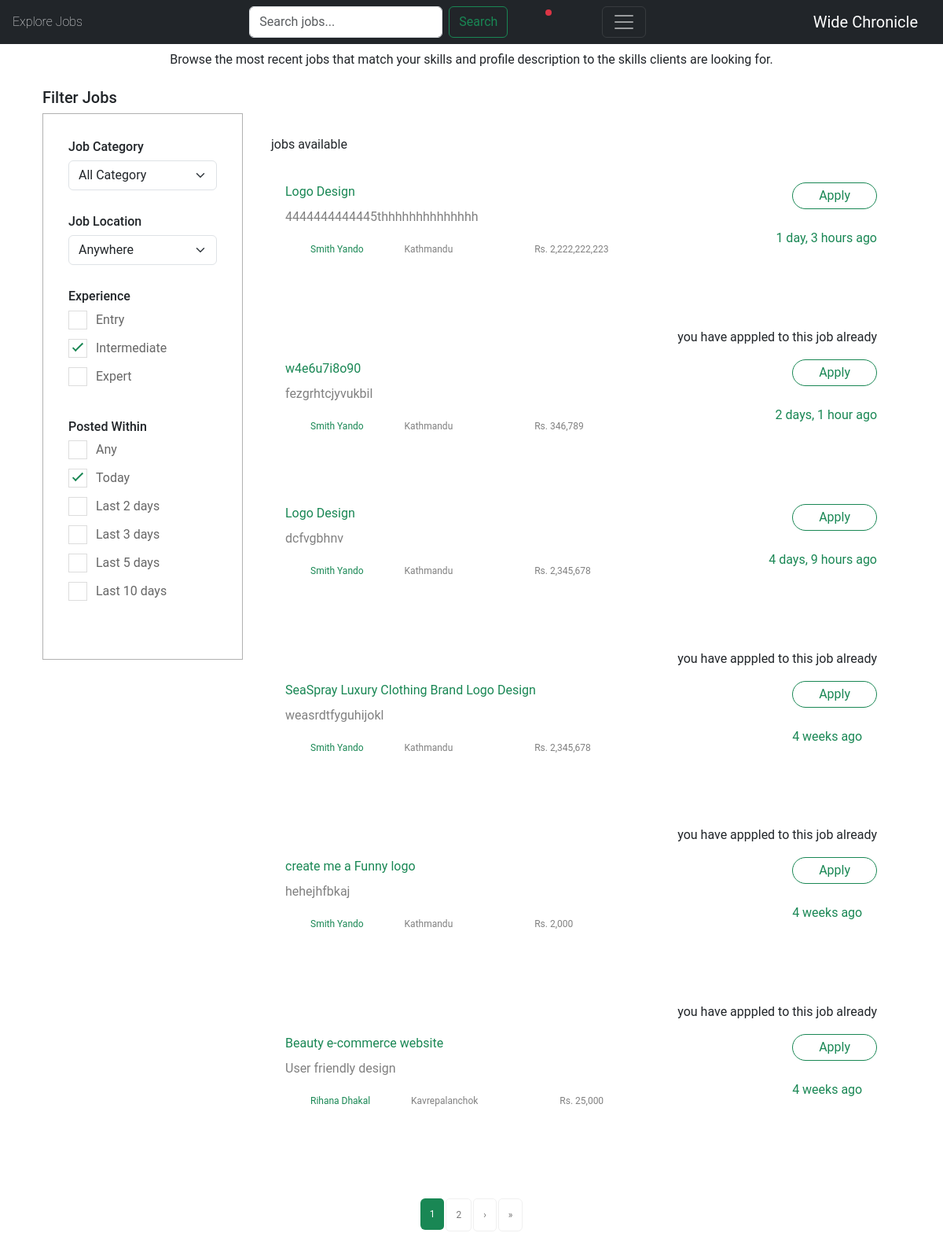
Page /find-work/ (signed in) on the earlier database version.
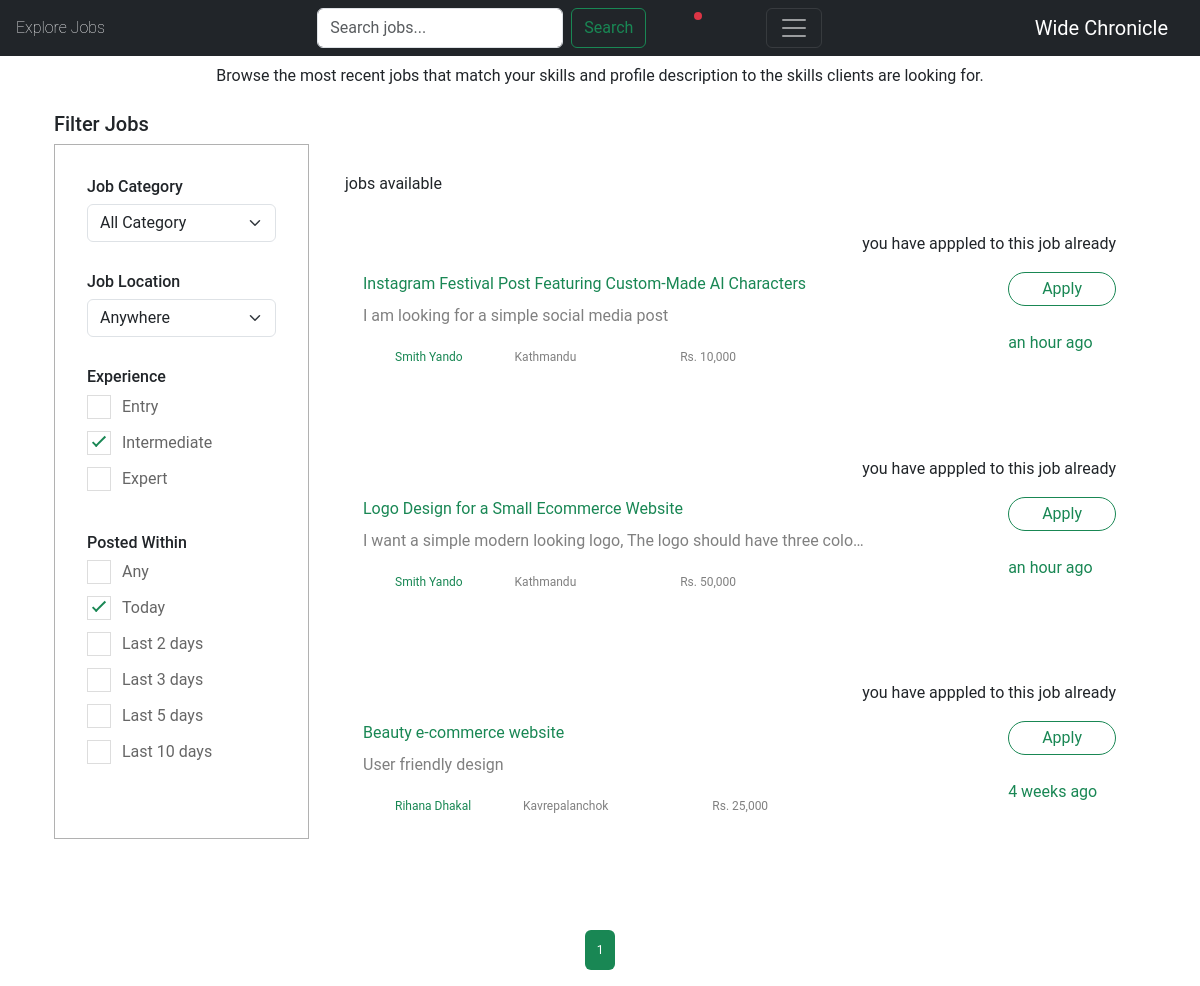
Same page on the later database version.
### jobs/models.py (models this page shows, shortened)
class Job(models.Model):
    buyer = models.ForeignKey(Buyer, on_delete=models.CASCADE)
    title = models.CharField(max_length=200)
    budget = models.IntegerField(validators=[MinValueValidator(1000)])
    description = models.TextField()
    requirement = models.TextField()
    expertise_required = models.CharField(choices=SPECIALITY_CHOICES, max_length=50, default="None" )
    timestamp = models.DateTimeField(auto_now_add=True)
    code = models.CharField(max_length=10, unique=True, primary_key=True,)
    class Meta:
        ordering = ['-timestamp']

class Buyer(models.Model):
    owner = models.OneToOneField(User, on_delete=models.CASCADE, )
    name = models.CharField(max_length=50)
    profile_pic = models.ImageField(upload_to="profile/")
    bio = models.TextField(blank=True)
    location = models.CharField(choices=LOCATION_CHOICES, max_length=100)

### jobs/views.py (the view)
# urls.py: path('find-work/',JobListView.as_view(), name='job-list'),
class JobListView(LoginRequiredMixin,ListView):
    model = Job
    template_name = 'jobs/job_list.html'
    context_object_name = 'jobs'
    paginate_by = 5
    login_url = 'handle-login'
    def get_context_data(self, **kwargs):
        context = super().get_context_data(**kwargs)
        query = self.request.GET.get('q')
        location = self.request.GET.get('location')
        if query:
            job_queryset = Job.objects.filter(title__icontains=query)
        elif location:
            job_queryset = Job.objects.filter(buyer__location=location)
        else:
            job_queryset = Job.objects.all()
        context['speciality_choices'] = SPECIALITY_CHOICES
        context['location_choices'] = LOCATION_CHOICES
        applied_jobs = ApplyJob.objects.filter(user=self.request.user).values_list('Job__code', flat=True)
        for job in job_queryset:
            job.has_applied = job.code in applied_jobs
        context['jobs'] = job_queryset
        return context
    def get_queryset(self):
        query = self.request.GET.get('q')
        location = self.request.GET.get('location')
        queryset = Job.objects.all()
        if query:
            queryset = queryset.filter(title__icontains=query)
        if location:
            queryset = queryset.filter(buyer__location=location)
        return queryset.order_by('-timestamp')

### jobs/templates/jobs/job_list.html (shortened to what this page needs)
{% extends 'jobs/_base.html' %}
{% load humanize %}
{% block content%}
{% load icon %}
<div class="container ">
    <div class="row text-center pb-4 pt-2">
        <div>Browse the most recent jobs that match your skills and profile description to the skills clients are looking for.</div>
    </div>
    <div class="job-listing-area pt-120 pb-120">
        <div class="container">
            <div class="row">
                <div class="col-xl-3 col-lg-3 col-md-4">
                    <div class="row">
                        <div class="col-12">
                                <h5>Filter Jobs</h5>
                        </div>
                    </div>
                    <div class="job-category-listing mb-3">
                        <div class="single-listing">
                                 <h6>Job Category</h6>
                            <div class="select-job-items2">
                                <select name="select" class="form-select">
                                    <option value="">All Category</option>
                                </select>
                            </div>
                        </div>
                        <div class="single-listing">
                            <div class="small-section-tittle2">
                                <h6>Job Location</h6>
                            </div>
                            <div class="select-job-items2">
                                <form method="GET" action="{% url 'job-list' %}">
                                    <select name="location" class="form-select" onchange="this.form.submit()">
                                        <option value="">Anywhere</option>
                                    </select>
                                </form>
                            </div>
                        </div>
                        <div class="single-listing">
                            <div class="select-Categories pt-80 pb-50">
                                <div class="small-section-tittle2">
                                    <h6>Experience</h6>
                                </div>
                                <label class="container">Entry
                                    <span class="checkmark"></span>
                                </label>
                                <label class="container">Intermediate
                                    <span class="checkmark"></span>
                                </label>
                                <label class="container">Expert
                                    <span class="checkmark"></span>
                                </label>
                            </div>
                        </div>
                        <div class="single-listing">
                            <div class="select-Categories pb-50">
                                <div class="small-section-tittle2">
                                    <h6>Posted Within</h6>
                                </div>
                                <label class="container">Any
                                    <span class="checkmark"></span>
                                </label>
                                <label class="container">Today
                                    <span class="checkmark"></span>
                                </label>
                                <label class="container">Last 2 days
                                    <span class="checkmark"></span>
                                </label>
                                <label class="container">Last 3 days
                                    <span class="checkmark"></span>
                                </label>
                                <label class="container">Last 5 days
                                    <span class="checkmark"></span>
                                </label>
                                <label class="container">Last 10 days
                                    <span class="checkmark"></span>
                                </label>
                            </div>
                        </div>
                    </div>
                </div>
                <div class="col-xl-9 col-lg-9 col-md-8">
                    <section class="featured-job-area">
                        <div class="container">
                            <div class="row">
                                <div class="col-lg-12">
                                    <div>
                                        <span class="float-start">{{ total_jobs_count }} jobs available</span>
                                    </div>
                                </div>
                            </div>
                        {% for job in jobs %}
                        <div class="row">
                            <div class="single-job-items  ">
                                {% if job.has_applied %}
                                <p class="text-end">you have apppled to this job already </p>
                           {% endif %}
                                <div class="job-tittle col-8 float-start text-wrap">
                                        <a href="{% url 'job-detail' job.code %}" class=" text-decoration-none">
                                            {{ job.title}}
                                        </a>
                                        <p class="text-truncate pt-2 " >{{job.description}}</p>
                                        <ul>
                                            <li> {% icon "user" %} <a href="{% url 'buyer-detail' job.buyer.id %}">{{ job.buyer.name}} </a> </li>
                                            <li>{% icon "map-pin" %}{{ job.buyer.location}}</li>
                                            <li>Rs. {{job.budget|intcomma}}</li>
                                        </ul>
                                </div>
                                <div class="items-link float-end">
                                    <a href="{% url 'job-detail' job.code %}" class="text-decoration-none">Apply</a>
                                    <span>{{job.timestamp|naturaltime}}</span>
                                </div>
                            </div>
                        </div>
                        {% endfor %}
                        </div>
                    </section>
                </div>
            </div>
        </div>
    </div>
    <div class="pagination-area pb-115 text-center">
        <div class="container">
            <div class="row">
                <div class="col-12 text-center">
                    <nav aria-label="Page navigation ">
                        <ul class="pagination justify-content-center">
                            {% for num in page_obj.paginator.page_range %}
                                {% if num == page_obj.number %}
                                    <li class="page-item active" aria-current="page">
                                        <a class="page-link" href="?page={{ num }}">{{ num }}</a>
                                    </li>
                                {% elif num > page_obj.number|add:'-3' and num < page_obj.number|add:'3' %}
                                    <li class="page-item">
                                        <a class="page-link" href="?page={{ num }}">{{ num }}</a>
                                    </li>
                                {% endif %}
                            {% endfor %}
                            {% if page_obj.has_next %}
                                <li class="page-item">
                                    <a class="page-link" href="?page={{ page_obj.next_page_number }}" aria-label="Next">
                                        <span aria-hidden="true">&rsaquo;</span>
                                    </a>
                                </li>
                                <li class="page-item">
                                    <a class="page-link" href="?page={{ page_obj.paginator.num_pages }}" aria-label="Last">
                                        <span aria-hidden="true">&raquo;</span>
                                    </a>
                                </li>
                            {% endif %}
                        </ul>
                    </nav>
                </div>
            </div>
        </div>
    </div>
</div>
{% endblock content%}

### jobs/templates/jobs/_base.html (shortened to what this page needs)
<!DOCTYPE html>
<html lang="en">
  {% load static %}
  {% load icon %}
  {% load bootstrap5 %}
<head>
    {% bootstrap_css %}
    <link rel="stylesheet" href="{% static 'css/style.css' %}">
    <link rel="stylesheet" href="{% static 'css/main.css' %}">
</head>
<body>
    <nav class="navbar navbar-dark bg-dark text-light ">
      <div class="container-fluid  header  px-3">
        <a class="navbar-brand logo" href="{% url 'index'%}">
          Wide Chronicle
        </a>
        {% if user.is_authenticated %}
          <a href="{% url 'job-list' %}" class="text-light fw-lighter text-decoration-none fs-6 ">
            Explore Jobs
          </a>
          <div class="gap-5 d-flex">
            <form class="form-inline my-2 my-lg-0 gap-2 d-flex" method="get" action="{% url 'job-list' %}">
              <input class="form-control mr-sm-2" type="search" placeholder="Search jobs..." name="q" value="{{ request.GET.q }}">
              <button class="btn btn-outline-success my-2 my-sm-0" type="submit">Search</button>
            </form>
          <div class="gap-4 d-flex">
            <a href="#" class="pt-2 text-light">
              <i class="position-relative "> {% icon "mail" %}<span class="position-absolute top-0 end-10 translate-middle-y badge rounded-circle bg-danger p-1 "><span class="visually-hidden">unread messages</span></span></i>
            </a>
          </div>
          <button class="navbar-toggler" type="button" data-bs-toggle="offcanvas" data-bs-target="#offcanvasNavbar" aria-controls="offcanvasNavbar" aria-label="Toggle navigation">
            <span class="navbar-toggler-icon"></span>
          </button>
        </div>
        {% endif %}
      </div>
    </nav>
    {% block content %}
    {% endblock content %}
</body>
</html>

Differences in the rows shown:
removed Job: title "Logo Design", description "4444444444445thhhhhhhhhhhhhh", buyer.name "Smith Yando", buyer.location "Kathmandu", budget "2,222,222,223", timestamp "1 day, 3 hours ago"
removed Job: shows "you have apppled to this job already", title "w4e6u7i8o90", description "fezgrhtcjyvukbil", buyer.name "Smith Yando", buyer.location "Kathmandu", budget "346,789", timestamp "2 days, 1 hour ago"
removed Job: title "Logo Design", description "dcfvgbhnv", buyer.name "Smith Yando", buyer.location "Kathmandu", budget "2,345,678", timestamp "4 days, 9 hours ago"
removed Job: shows "you have apppled to this job already", title "SeaSpray Luxury Clothing Brand Logo Design", description "weasrdtfyguhijokl", buyer.name "Smith Yando", buyer.location "Kathmandu", budget "2,345,678", timestamp "4 weeks ago"
removed Job: shows "you have apppled to this job already", title "create me a Funny logo", description "hehejhfbkaj", buyer.name "Smith Yando", buyer.location "Kathmandu", budget "2,000", timestamp "4 weeks ago"
added Job: shows "you have apppled to this job already", title "Instagram Festival Post Featuring Custom-Made AI Characters", description "I am looking for a simple social media post", buyer.name "Smith Yando", buyer.location "Kathmandu", budget "10,000", timestamp "an hour ago"
added Job: shows "you have apppled to this job already", title "Logo Design for a Small Ecommerce Website", description "I want a simple modern looking logo, The logo should have three colo…", buyer.name "Smith Yando", buyer.location "Kathmandu", budget "50,000", timestamp "an hour ago"
Other differences:
list line gone: "2"
